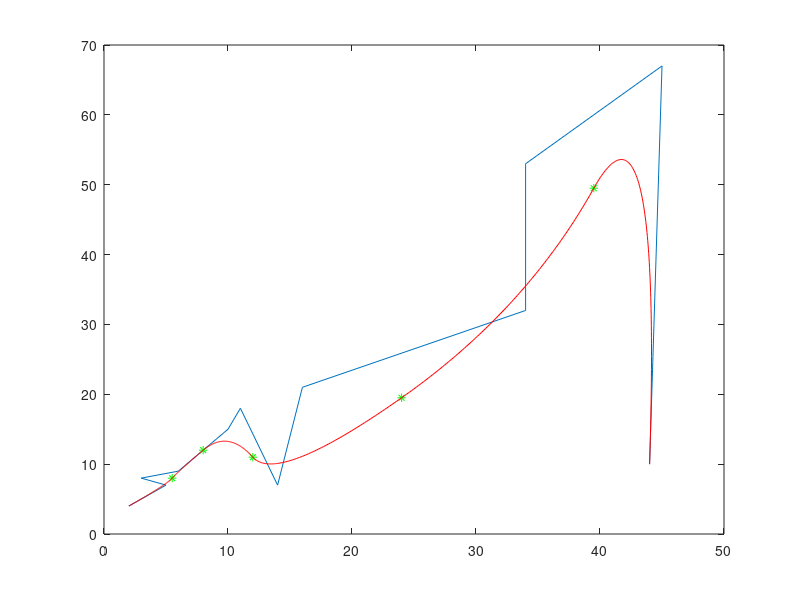

This figure's MATLAB source:
P = [2,4; 5,7; 3,8; 6,9; 8,12; 10,15; 11, 18; 14, 7; 16, 21; 34, 32; 34, 53; 45, 67; 44, 10];
figure;
plot(P(:,1), P(:,2));
hold on;

for i = 1:2:length(P)-2
    if(i>=3)
        lastSlope = ( P(i,2) - P(i-1,2) ) / ( P(i,1) - P(i-1,1) );
        currentSlope = ( P(i+1,2) - P(i,2) ) / ( P(i+1,1) - P(i,1) );
        
        tan1 = atan(lastSlope)
        tan2 = atan(currentSlope)
        
      %  if( (abs(tan1 - tan2) > 1.0472 ) || lastSlope*currentSlope <= 0)
            P(i,:) = (P(i+1,:) + P(i-1,:))/2;
            plot(P(i,1), P(i,2),'g*');
       % end
    end
end

for i = 1:2:length(P)-2
    D = [];
    for t = 0:0.01:1
      C = P(i,:).*(1-t).*(1-t) + P(i+1,:).*2.*(1-t).*t + P(i+2,:).*t.*t;
      D = [D;C];
    end
    plot(D(:,1), D(:,2),'r')
end


% D = [];
% for t = 0:0.01:1
%   C = P(3,:).*(1-t).*(1-t) + P(4,:).*2.*(1-t).*t + P(5,:).*t.*t;
%   D = [D;C];
% end
% plot(D(:,1), D(:,2),'g')
% 
% 
% D = [];
% for t = 0:0.01:1
%   C = P(5,:).*(1-t).*(1-t) + P(6,:).*2.*(1-t).*t + P(7,:).*t.*t;
%   D = [D;C];
% end
% plot(D(:,1), D(:,2),'m')
% 
% D = [];
% for t = 0:0.01:1
%   C = P(7,:).*(1-t).*(1-t) + P(8,:).*2.*(1-t).*t + P(9,:).*t.*t;
%   D = [D;C];
% end
% plot(D(:,1), D(:,2),'r')
